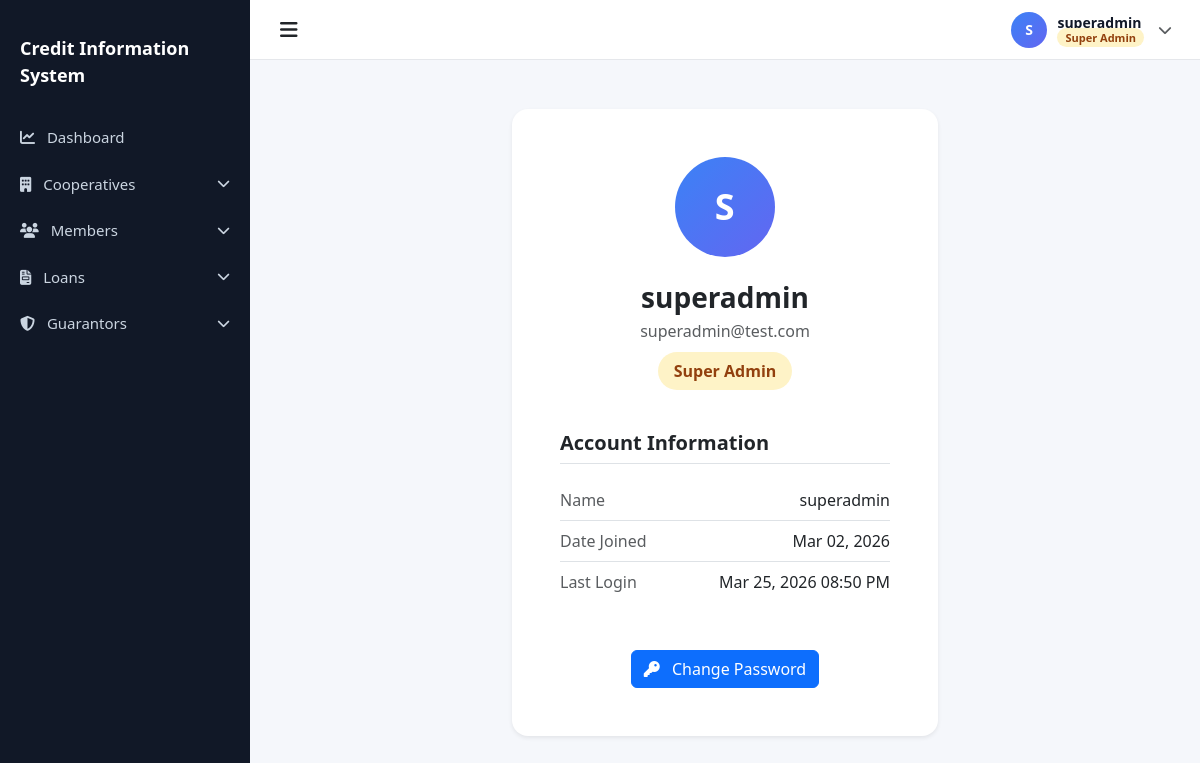
The app's page /accounts/profile/ (signed in), older data.
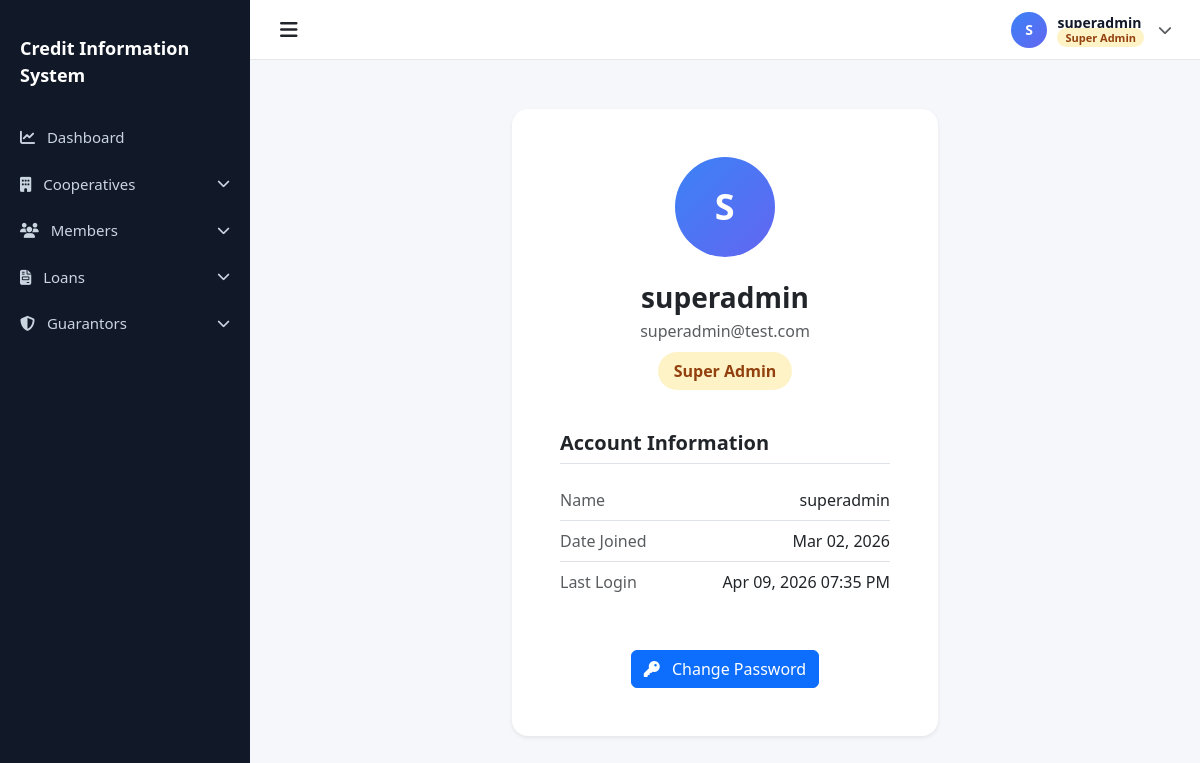
The same page, newer data.
### accounts/models.py (models this page shows, shortened)
class User(AbstractUser):
    ROLE_CHOICES = (
        ('superadmin', 'Super Admin'),
        ('admin', 'Admin'),
        ('staff', 'Staff'),
    )
    role = models.CharField(max_length=20, choices=ROLE_CHOICES, default='staff')
    cooperative = models.ForeignKey(
        'cooperatives.Cooperative',
        on_delete=models.SET_NULL,
        null=True,
        blank=True,
        related_name='users',
        help_text="Null for Super Admin users"
    )
    is_first_login = models.BooleanField(default=True)
    class Meta:
        ordering = ['-date_joined']
        indexes = [
            models.Index(fields=['role']),
            models.Index(fields=['cooperative']),
        ]
    def is_superadmin(self):
        return self.role == 'superadmin'

### accounts/views.py (the view)
# urls.py: path('profile/', views.ProfileView.as_view(), name='profile'),
class ProfileView(LoginRequiredMixin, TemplateView):
    template_name = 'accounts/profile.html'

### templates/accounts/profile.html (shortened to what this page needs)
{% extends 'base.html' %}
{% block content %}
<div class="container-fluid">
    <div class="row justify-content-center">
        <div class="col-md-8 col-lg-6">
            <div class="card shadow-sm border-0 rounded-4 mt-4">
                    <div class="card-body p-5 text-center profile-card-body">
                        <div class="profile-avatar mb-4" style="width: 100px; height: 100px; font-size: 36px; margin: 0 auto;">
                        {% if not user.first_name %}{{ user.username|first|upper }}{% endif %}
                    </div>
                    <h3 class="mb-1 fw-bold">{{ user.get_full_name|default:user.username }}</h3>
                    <p class="text-muted mb-3">{{ user.email|default:"No email provided" }}</p>
                    <div class="mb-4">
                        {% if user.role == 'superadmin' %}<span class="role-badge superadmin fs-6 px-3 py-2">Super Admin</span>
                        {% elif user.role == 'admin' %}<span class="role-badge admin fs-6 px-3 py-2">Admin</span>
                        {% else %}<span class="role-badge staff fs-6 px-3 py-2">Staff</span>{% endif %}
                    </div>
                    <div class="text-start mt-5">
                        <h5 class="fw-bold mb-3 border-bottom pb-2">Account Information</h5>
                        <ul class="list-group list-group-flush">
                            <li class="list-group-item d-flex justify-content-between align-items-center px-0">
                                <span class="text-muted">Name</span>
                                <span class="fw-medium">{{ user.get_full_name|default:user.username }}</span>
                            </li>
                            <li class="list-group-item d-flex justify-content-between align-items-center px-0">
                                <span class="text-muted">Date Joined</span>
                                <span class="fw-medium">{{ user.date_joined|date:"M d, Y" }}</span>
                            </li>
                            <li class="list-group-item d-flex justify-content-between align-items-center px-0">
                                <span class="text-muted">Last Login</span>
                                <span class="fw-medium">{{ user.last_login|date:"M d, Y h:i A"|default:"Never" }}</span>
                            </li>
                        </ul>
                    </div>
                    <div class="mt-5 d-flex gap-2 justify-content-center">
                        <button type="button" class="btn btn-primary" data-bs-toggle="modal" data-bs-target="#changePasswordModal">
                            <i class="fa-solid fa-key me-2"></i> Change Password
                        </button>
                    </div>
                </div>
            </div>
        </div>
    </div>
</div>
{% endblock %}

### templates/base.html (shortened to what the changed rows need)
{% load static %}
<!DOCTYPE html>
<html lang="en">
<head>
    <link href="https://cdn.jsdelivr.net/npm/bootstrap@5.3.2/dist/css/bootstrap.min.css" rel="stylesheet">
    <link rel="stylesheet" href="https://cdnjs.cloudflare.com/ajax/libs/font-awesome/6.5.0/css/all.min.css">
    <link href="https://cdn.jsdelivr.net/npm/select2@4.1.0-rc.0/dist/css/select2.min.css" rel="stylesheet" />
    <link href="https://cdn.jsdelivr.net/npm/select2-bootstrap-5-theme@1.3.0/dist/select2-bootstrap-5-theme.min.css"
        rel="stylesheet" />
</head>
<body class="{% if not user.is_authenticated %}bg-light{% endif %}">
    <div id="mainContent" class="{% if user.is_authenticated %}main-content{% else %}container-fluid{% endif %}">
        {% if user.is_authenticated %}
        <div class="topbar">
            <div class="dropdown">
                <a class="profile-toggle" href="#" role="button" data-bs-toggle="dropdown" aria-expanded="false"
                    style="list-style:none;">
                    <div class="profile-avatar">
                        {% if not user.first_name %}{{ user.username|first|upper }}{% endif %}
                    </div>
                    <div>
                        <div class="profile-name">
                            {% if user.first_name %}
                            {{ user.first_name }} {{ user.last_name }}
                            {% else %}
                            {{ user.username }}
                            {% endif %}
                        </div>
                        <div class="profile-role">
                            {% if user.role == 'superadmin' %}<span class="role-badge superadmin">Super Admin</span>
                            {% elif user.role == 'admin' %}<span class="role-badge admin">Admin</span>
                            {% else %}<span class="role-badge staff">Staff</span>{% endif %}
                        </div>
                    </div>
                    <i class="fa-solid fa-chevron-down small ms-1 text-muted"></i>
                </a>
            </div>
        </div>
        {% endif %}
        <div class="page-content">
            {% block content %}
            {% endblock %}
        </div>
    </div>
</body>
</html>

Row changes from the older to the newer data that the page shows:
changed User "superadmin": last_login "Mar 25, 2026 08:50 PM" → "Apr 09, 2026 07:35 PM"
